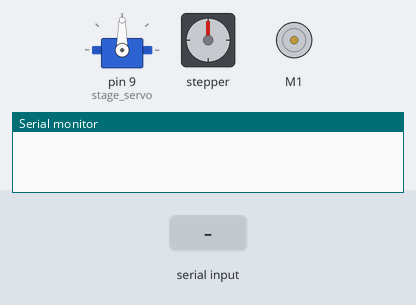
The sketch below on a simulated Arduino Uno, built with avr-gcc and run on an emulated ATmega328P. Shown: servo, stepper motor, DC motor (green arrow = forward, orange = backward, longer = faster), the last lines printed to the serial monitor. The inputs (shaded band) are chosen by the test bench. Stepper angles assume 200 steps per turn.

Above: at 1.2 s.
1.3 s: "f90\n" received over Serial
At 4.17 s:
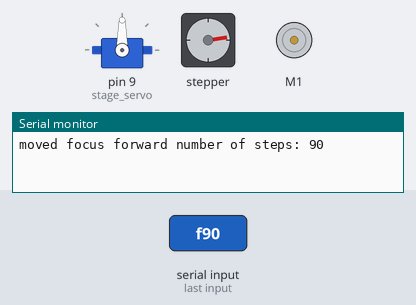
4.3 s: "s\n" received over Serial
At 4.8 s:
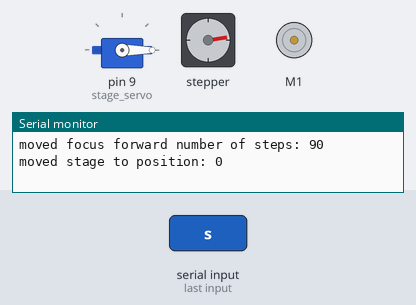
5.8 s: "t90\n" received over Serial
At 6.3 s:
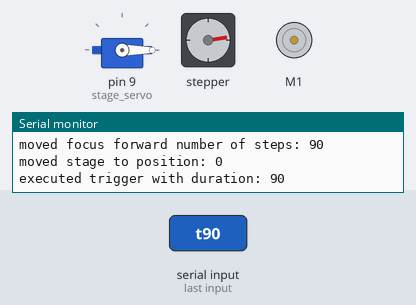
7.3 s: "b90\n" received over Serial
At 7.69 s:
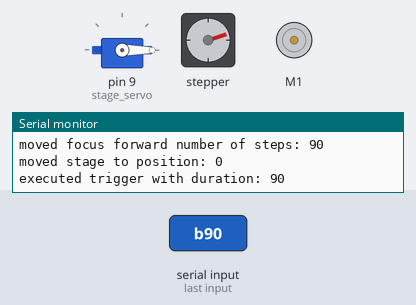
10.3 s: "B90\n" received over Serial
At 11.3 s:
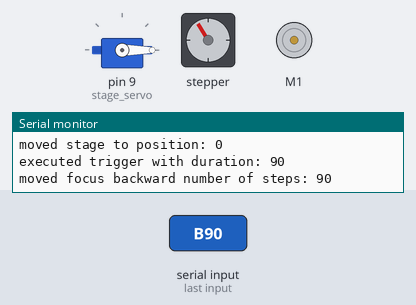
13.3 s: "t90\n" received over Serial
At 16.8 s:
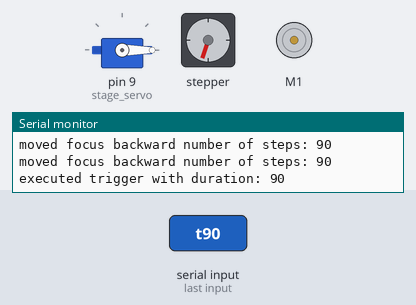
Timing chart, 0 to 17.3 s (numbered marks = the images above; inputs shaded):
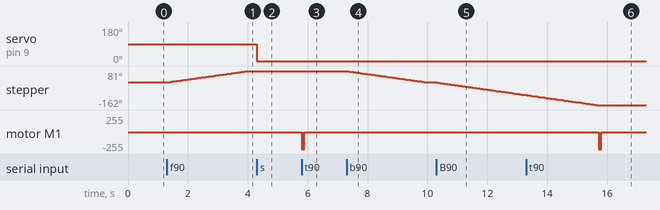

Measured:
- after the input at 1.3 s, stepper: keeps turning clockwise at about 30°/s, starting at once
- after the input at 4.3 s, servo on pin 9 (stage_servo): 90° → 0° at once
- after the input at 5.8 s, motor M1: stopped → backward 255/255 at once, → stopped 0.09 s later
- after the input at 7.3 s, stepper: keeps turning counter-clockwise at about 30°/s, starting at once
- after the input at 10.3 s, stepper: keeps turning counter-clockwise at about 31°/s, starting at once
- after the input at 13.3 s, motor M1: stopped → backward 255/255 after 2.4 s, → stopped 0.09 s later

The sketch:

Focus_Stack_Driver.ino
```cpp
#include <AFMotor.h>
#include <Servo.h>

AF_DCMotor camera_trigger(1);
AF_Stepper focus_stepper(200, 2);
Servo stage_servo;

String input_string;
char command_letter;
int value;

void setup() {
  Serial.begin(9600);
  Serial.setTimeout(10);
  focus_stepper.setSpeed(5);
  stage_servo.attach(9);
}

void trigger_camera(int duration){
  camera_trigger.setSpeed(255);
  camera_trigger.run(BACKWARD);
  delay(duration);
  camera_trigger.run(RELEASE);
  Serial.print("executed trigger with duration: ");
  Serial.println(duration);
}

void move_forward(int distance, int step_size){
  focus_stepper.step(distance, FORWARD, step_size);
  focus_stepper.release();
  Serial.print("moved focus forward number of steps: ");
  Serial.println(distance);
}

void move_backward(int distance, int step_size){
  focus_stepper.step(distance, BACKWARD, step_size);
  focus_stepper.release();
  Serial.print("moved focus backward number of steps: ");
  Serial.println(distance);
}

void move_stage(int pos){
  stage_servo.write(pos);
  Serial.print("moved stage to position: ");
  Serial.println(pos);
}


void loop() {
  command_letter = ' ';
  value = 0;

  input_string = Serial.readStringUntil('\n');
  if (input_string.length() > 0){
    command_letter = input_string.charAt(0);
    value = input_string.substring(1, input_string.length()).toInt();
    if (command_letter == 't' and value > 0){
      trigger_camera(value);
    } else if (command_letter == 'f' and value > 0){
      move_forward(value, INTERLEAVE);
    } else if (command_letter == 'F' and value > 0){
      move_forward(value, DOUBLE);
    } else if (command_letter == 'b' and value > 0){
      move_backward(value, INTERLEAVE);
    } else if (command_letter == 'B' and value > 0){
      move_backward(value, DOUBLE);
    } else if (command_letter == 's' and value >= 0){
      move_stage(value);
    }
  }
}
```
